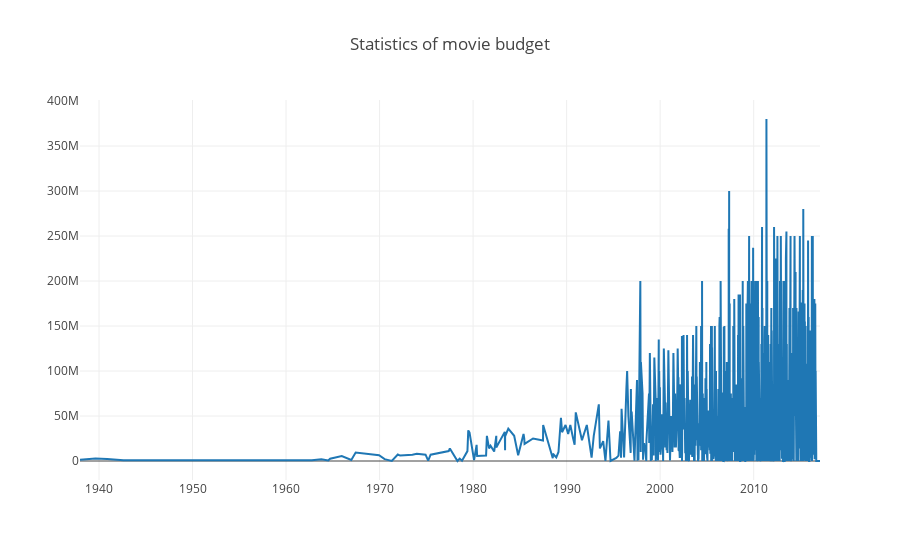

Notebook cell for this chart:
### Code cell
trace0 = go.Scatter(x = data.release_date, y = data.budget,  mode = 'lines')

layout = {'title': 'Statistics of movie budget'}
fig = go.Figure(data=[trace0], layout=layout)

iplot(fig, show_link = False)

### Figure 1 — Plotly figure (JSON) as saved in the notebook; plotly's stock layout.template omitted (floating-point values rounded to 4 significant figures; data arrays with more than 128 entries replaced by an {"elided": "..."} marker saying what was removed)
{"data": [{"mode": "lines", "type": "scatter", "x": {"elided": "1493 str values"}, "y": {"elided": "1493 int values"}}], "layout": {"title": "Statistics of movie budget"}}
